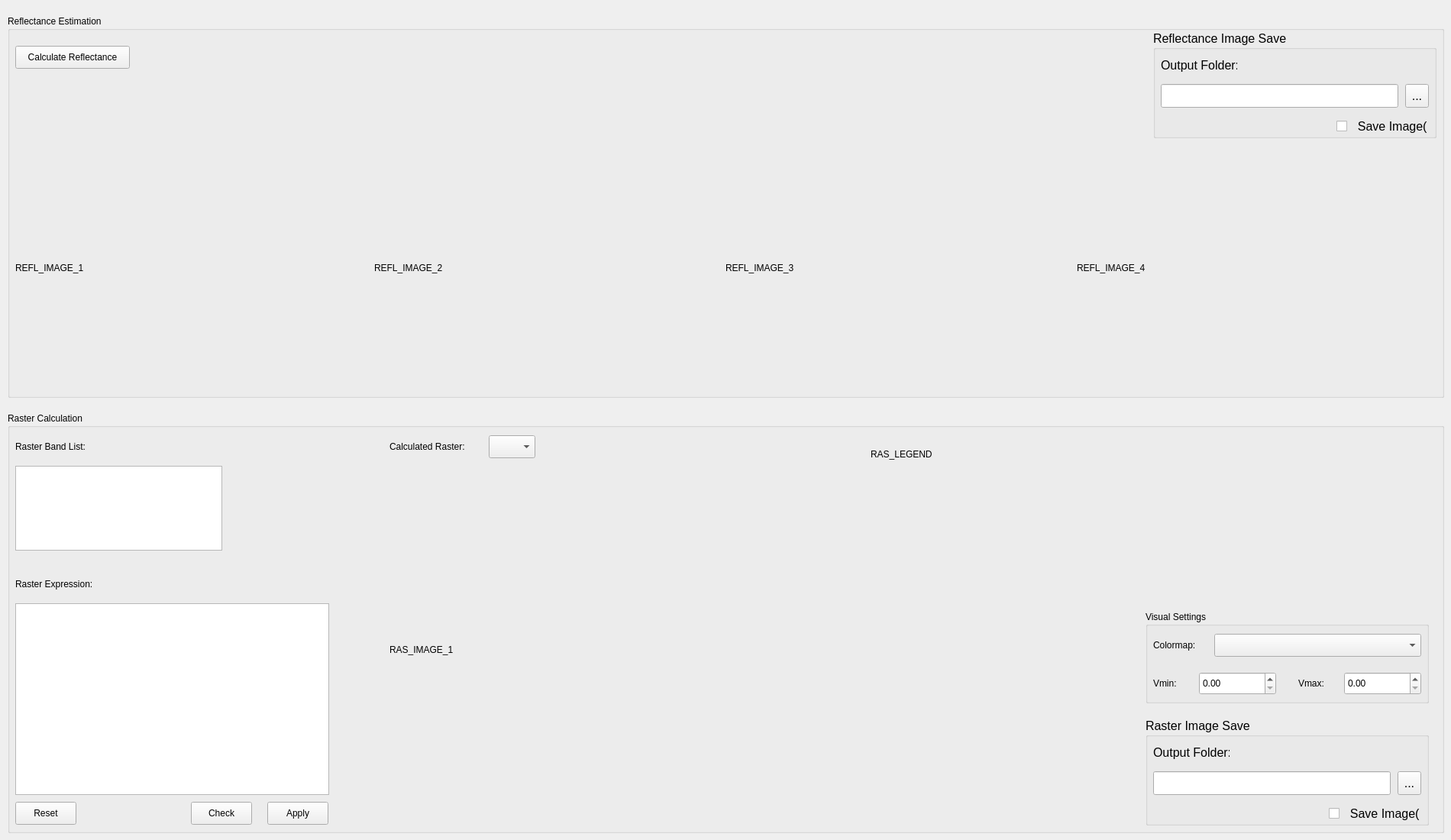
      <widget class="QWidget" name="raster_calculation">
       <attribute name="title">
        <string>Raster Calculation</string>
       </attribute>
       <widget class="QGroupBox" name="refl_est">
        <property name="geometry">
         <rect>
          <x>10</x>
          <y>20</y>
          <width>1881</width>
          <height>501</height>
         </rect>
        </property>
        <property name="title">
         <string>Reflectance Estimation</string>
        </property>
        <widget class="QPushButton" name="refl_val_est">
         <property name="geometry">
          <rect>
           <x>10</x>
           <y>40</y>
           <width>150</width>
           <height>30</height>
          </rect>
         </property>
         <property name="text">
          <string>Calculate Reflectance</string>
         </property>
        </widget>
        <widget class="QLabel" name="refl_img_3">
         <property name="geometry">
          <rect>
           <x>940</x>
           <y>170</y>
           <width>441</width>
           <height>321</height>
          </rect>
         </property>
         <property name="text">
          <string>REFL_IMAGE_3</string>
         </property>
        </widget>
        <widget class="QLabel" name="refl_img_4">
         <property name="geometry">
          <rect>
           <x>1400</x>
           <y>170</y>
           <width>441</width>
           <height>321</height>
          </rect>
         </property>
         <property name="text">
          <string>REFL_IMAGE_4</string>
         </property>
        </widget>
        <widget class="QLabel" name="refl_img_1">
         <property name="geometry">
          <rect>
           <x>10</x>
           <y>170</y>
           <width>451</width>
           <height>321</height>
          </rect>
         </property>
         <property name="text">
          <string>REFL_IMAGE_1</string>
         </property>
        </widget>
        <widget class="QLabel" name="refl_img_2">
         <property name="geometry">
          <rect>
           <x>480</x>
           <y>170</y>
           <width>441</width>
           <height>321</height>
          </rect>
         </property>
         <property name="text">
          <string>REFL_IMAGE_2</string>
         </property>
        </widget>
        <widget class="QGroupBox" name="image_save_2">
         <property name="geometry">
          <rect>
           <x>1500</x>
           <y>20</y>
           <width>371</width>
           <height>141</height>
          </rect>
         </property>
         <property name="font">
          <font>
           <pointsize>12</pointsize>
           <bold>false</bold>
           <underline>false</underline>
          </font>
         </property>
         <property name="title">
          <string>Reflectance Image Save</string>
         </property>
         <widget class="QCheckBox" name="img_save_act_2">
          <property name="geometry">
           <rect>
            <x>240</x>
            <y>110</y>
            <width>120</width>
            <height>31</height>
           </rect>
          </property>
          <property name="text">
           <string>  Save Image(s)</string>
          </property>
         </widget>
         <widget class="QToolButton" name="folder_save_open_dir_2">
          <property name="geometry">
           <rect>
            <x>330</x>
            <y>70</y>
            <width>31</width>
            <height>31</height>
           </rect>
          </property>
          <property name="text">
           <string>...</string>
          </property>
         </widget>
         <widget class="QLineEdit" name="folder_save_path_2">
          <property name="geometry">
           <rect>
            <x>10</x>
            <y>70</y>
            <width>311</width>
            <height>31</height>
           </rect>
          </property>
         </widget>
         <widget class="QLabel" name="img_dir_2">
          <property name="geometry">
           <rect>
            <x>10</x>
            <y>30</y>
            <width>100</width>
            <height>31</height>
           </rect>
          </property>
          <property name="text">
           <string>Output Folder:</string>
          </property>
         </widget>
        </widget>
        <zorder>refl_img_4</zorder>
        <zorder>refl_val_est</zorder>
        <zorder>refl_img_3</zorder>
        <zorder>refl_img_1</zorder>
        <zorder>refl_img_2</zorder>
        <zorder>image_save_2</zorder>
       </widget>
       <widget class="QGroupBox" name="ras_est">
        <property name="geometry">
         <rect>
          <x>10</x>
          <y>540</y>
          <width>1881</width>
          <height>551</height>
         </rect>
        </property>
        <property name="title">
         <string>Raster Calculation</string>
        </property>
        <widget class="QLabel" name="ras_img">
         <property name="geometry">
          <rect>
           <x>500</x>
           <y>80</y>
           <width>981</width>
           <height>461</height>
          </rect>
         </property>
         <property name="text">
          <string>RAS_IMAGE_1</string>
         </property>
        </widget>
        <widget class="QListView" name="ras_band_list">
         <property name="geometry">
          <rect>
           <x>10</x>
           <y>70</y>
           <width>271</width>
           <height>111</height>
          </rect>
         </property>
        </widget>
        <widget class="QLabel" name="ras_band_list_lbl">
         <property name="geometry">
          <rect>
           <x>10</x>
           <y>30</y>
           <width>110</width>
           <height>30</height>
          </rect>
         </property>
         <property name="text">
          <string>Raster Band List: </string>
         </property>
        </widget>
        <widget class="QLabel" name="ras_func_lbl">
         <property name="geometry">
          <rect>
           <x>10</x>
           <y>210</y>
           <width>120</width>
           <height>30</height>
          </rect>
         </property>
         <property name="text">
          <string>Raster Expression: </string>
         </property>
        </widget>
        <widget class="QPlainTextEdit" name="ras_func_txt">
         <property name="geometry">
          <rect>
           <x>10</x>
           <y>250</y>
           <width>411</width>
           <height>251</height>
          </rect>
         </property>
        </widget>
        <widget class="QPushButton" name="ras_check_func">
         <property name="geometry">
          <rect>
           <x>240</x>
           <y>510</y>
           <width>80</width>
           <height>30</height>
          </rect>
         </property>
         <property name="text">
          <string>Check</string>
         </property>
        </widget>
        <widget class="QPushButton" name="ras_reset_func">
         <property name="geometry">
          <rect>
           <x>10</x>
           <y>510</y>
           <width>80</width>
           <height>30</height>
          </rect>
         </property>
         <property name="text">
          <string>Reset</string>
         </property>
        </widget>
        <widget class="QPushButton" name="ras_apply_func">
         <property name="geometry">
          <rect>
           <x>340</x>
           <y>510</y>
           <width>80</width>
           <height>30</height>
          </rect>
         </property>
         <property name="text">
          <string>Apply</string>
         </property>
        </widget>
        <widget class="QGroupBox" name="vis_set">
         <property name="geometry">
          <rect>
           <x>1490</x>
           <y>260</y>
           <width>371</width>
           <height>121</height>
          </rect>
         </property>
         <property name="title">
          <string>Visual Settings</string>
         </property>
         <widget class="QLabel" name="vis_colormap">
          <property name="geometry">
           <rect>
            <x>10</x>
            <y>30</y>
            <width>70</width>
            <height>30</height>
           </rect>
          </property>
          <property name="text">
           <string>Colormap:</string>
          </property>
         </widget>
         <widget class="QLabel" name="vis_vmin">
          <property name="geometry">
           <rect>
            <x>10</x>
            <y>80</y>
            <width>40</width>
            <height>30</height>
           </rect>
          </property>
          <property name="text">
           <string>Vmin:</string>
          </property>
         </widget>
         <widget class="QLabel" name="vis_vmax">
          <property name="geometry">
           <rect>
            <x>200</x>
            <y>80</y>
            <width>40</width>
            <height>30</height>
           </rect>
          </property>
          <property name="text">
           <string>Vmax:</string>
          </property>
         </widget>
         <widget class="QComboBox" name="vis_colormap_list">
          <property name="geometry">
           <rect>
            <x>90</x>
            <y>30</y>
            <width>271</width>
            <height>30</height>
           </rect>
          </property>
         </widget>
         <widget class="QDoubleSpinBox" name="vis_vmin_val">
          <property name="geometry">
           <rect>
            <x>70</x>
            <y>80</y>
            <width>101</width>
            <height>30</height>
           </rect>
          </property>
         </widget>
         <widget class="QDoubleSpinBox" name="vis_vmax_val">
          <property name="geometry">
           <rect>
            <x>260</x>
            <y>80</y>
            <width>101</width>
            <height>30</height>
           </rect>
          </property>
         </widget>
        </widget>
        <widget class="QLabel" name="ras_calc">
         <property name="geometry">
          <rect>
           <x>500</x>
           <y>30</y>
           <width>120</width>
           <height>30</height>
          </rect>
         </property>
         <property name="text">
          <string>Calculated Raster:</string>
         </property>
        </widget>
        <widget class="QComboBox" name="ras_calc_list">
         <property name="geometry">
          <rect>
           <x>630</x>
           <y>30</y>
           <width>61</width>
           <height>30</height>
          </rect>
         </property>
        </widget>
        <widget class="QGroupBox" name="image_save_3">
         <property name="geometry">
          <rect>
           <x>1490</x>
           <y>400</y>
           <width>371</width>
           <height>141</height>
          </rect>
         </property>
         <property name="font">
          <font>
           <pointsize>12</pointsize>
           <bold>false</bold>
           <underline>false</underline>
          </font>
         </property>
         <property name="title">
          <string>Raster Image Save</string>
         </property>
         <widget class="QCheckBox" name="img_save_act_3">
          <property name="geometry">
           <rect>
            <x>240</x>
            <y>110</y>
            <width>120</width>
            <height>31</height>
           </rect>
          </property>
          <property name="text">
           <string>  Save Image(s)</string>
          </property>
         </widget>
         <widget class="QToolButton" name="folder_save_open_dir_3">
          <property name="geometry">
           <rect>
            <x>330</x>
            <y>70</y>
            <width>31</width>
            <height>31</height>
           </rect>
          </property>
          <property name="text">
           <string>...</string>
          </property>
         </widget>
         <widget class="QLineEdit" name="folder_save_path_3">
          <property name="geometry">
           <rect>
            <x>10</x>
            <y>70</y>
            <width>311</width>
            <height>31</height>
           </rect>
          </property>
         </widget>
         <widget class="QLabel" name="img_dir_3">
          <property name="geometry">
           <rect>
            <x>10</x>
            <y>30</y>
            <width>100</width>
            <height>31</height>
           </rect>
          </property>
          <property name="text">
           <string>Output Folder:</string>
          </property>
         </widget>
        </widget>
        <widget class="QLabel" name="img_leg">
         <property name="geometry">
          <rect>
           <x>1130</x>
           <y>40</y>
           <width>350</width>
           <height>30</height>
          </rect>
         </property>
         <property name="text">
          <string>RAS_LEGEND</string>
         </property>
        </widget>
       </widget>
      </widget>
